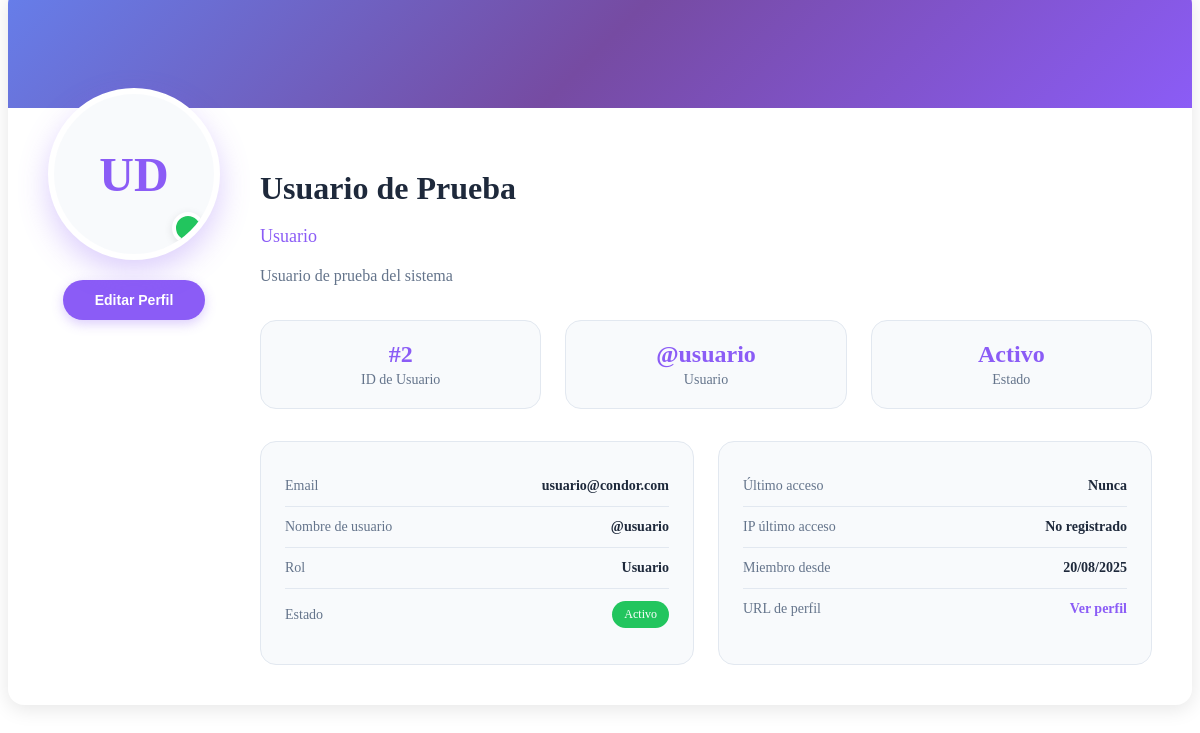
Screenshot of /condor/perfil-content.php?user_id=2 with the database file from the repository.
### tables this page shows
CREATE TABLE `usuarios` (
  `id` int(11) NOT NULL COMMENT 'ID único del usuario',
  `us_nombre` varchar(100) NOT NULL COMMENT 'Nombre del usuario',
  `us_apellido` varchar(100) NOT NULL COMMENT 'Apellido del usuario',
  `us_username` varchar(50) NOT NULL COMMENT 'Nombre de usuario único',
  `us_password` varchar(255) NOT NULL COMMENT 'Contraseña hasheada',
  `us_email` varchar(100) NOT NULL COMMENT 'Email del usuario',
  `us_bio` text DEFAULT NULL COMMENT 'Biografía del usuario',
  `us_foto_perfil` varchar(255) DEFAULT NULL COMMENT 'URL de la foto de perfil',
  `us_fecha_nacimiento` date DEFAULT NULL COMMENT 'Fecha de nacimiento del usuario',
  `us_rol` enum('administrador','usuario') NOT NULL DEFAULT 'usuario' COMMENT 'Rol del usuario en el sistema',
  `us_fecha_registro` timestamp NULL DEFAULT current_timestamp() COMMENT 'Fecha de registro del usuario',
  `us_fecha_ultimo_acceso` timestamp NULL DEFAULT NULL COMMENT 'Timestamp del último acceso',
  `us_fecha_suspension` timestamp NULL DEFAULT NULL COMMENT 'Fecha de suspensión del usuario',
  `us_ultimo_ip` varchar(45) DEFAULT NULL COMMENT 'Última dirección IP del usuario',
  `us_url_perfil` varchar(255) DEFAULT NULL COMMENT 'URL personalizada del perfil',
  `us_visibilidad_perfil` enum('publico','privado','solo_seguidores') NOT NULL DEFAULT 'publico' COMMENT 'Visibilidad del perfil',
  `us_seguidores_count` int(11) DEFAULT 0 COMMENT 'Número de seguidores',
  `us_publicaciones_count` int(11) DEFAULT 0 COMMENT 'Número de publicaciones',
  `us_activo` tinyint(1) NOT NULL DEFAULT 1 COMMENT 'Estado activo/inactivo del usuario',
  `token_recuperacion` varchar(255) DEFAULT NULL COMMENT 'Token para recuperación de contraseña',
  `token_expiracion` timestamp NULL DEFAULT NULL COMMENT 'Expiración del token de recuperación',
  `fecha_actualizacion` timestamp NULL DEFAULT current_timestamp() ON UPDATE current_timestamp() COMMENT 'Fecha de última actualización'
);

### condor/perfil-content.php (the view, shortened to what this page needs)
<?php
$userId = $_POST['user_id'] ?? $_GET['user_id'] ?? $_SESSION['user_id'] ?? null;
try {
    $database = Database::getInstance();
    $pdo = $database->getConnection();
    $stmt = $pdo->prepare("
        SELECT id, us_username, us_email, us_rol, us_nombre, us_apellido,
               us_bio, us_foto_perfil, us_url_perfil, us_fecha_ultimo_acceso,
               us_ultimo_ip, us_activo, us_fecha_registro, fecha_actualizacion
        FROM usuarios
        WHERE id = :id
    ");
    $stmt->execute(['id' => $userId]);
    $userData = $stmt->fetch();
} catch (Exception $e) {
    echo '<div class="alert alert-danger">Error al cargar los datos del usuario.</div>';
    exit;
}
?>
<link rel="stylesheet" href="../css/estilos_perfil.css">
<link rel="stylesheet" href="../css/variables.css">
<div class="profile-container">
    <div class="profile-header"></div>
    <div class="profile-content">
        <div class="profile-image-section">
            <div class="profile-image">
                <?php if ($userData && $userData['us_foto_perfil']): ?>
                    <img src="<?php echo '../' . htmlspecialchars($userData['us_foto_perfil']); ?>"
                         alt="Foto de perfil"
                         style="width: 100%; height: 100%; object-fit: cover; border-radius: 50%;"
                         onerror="this.style.display='none'; this.nextElementSibling.style.display='flex';">
                    <div style="display: none;">
                        <?php echo strtoupper(substr($userData['us_nombre'] ?? '', 0, 1) . substr($userData['us_apellido'] ?? '', 0, 1)); ?>
                    </div>
                <?php else: ?>
                    <?php echo strtoupper(substr($userData['us_nombre'] ?? '', 0, 1) . substr($userData['us_apellido'] ?? '', 0, 1)); ?>
                <?php endif; ?>
                <div class="status-indicator <?php echo ($userData['us_activo'] ?? false) ? 'active' : 'inactive'; ?>"></div>
            </div>
            <button class="edit-btn" id="btnEditarPerfil">Editar Perfil</button>
        </div>
        <div class="profile-info">
            <h1 class="profile-name"><?php echo htmlspecialchars(($userData['us_nombre'] ?? '') . ' ' . ($userData['us_apellido'] ?? '')); ?></h1>
            <p class="profile-title"><?php echo ucfirst(htmlspecialchars($userData['us_rol'] ?? '')); ?></p>
            <p class="profile-bio">
                <?php echo ($userData['us_bio'] ?? '') ? htmlspecialchars($userData['us_bio']) : 'No hay biografía disponible.'; ?>
            </p>
            <div class="profile-stats">
                <div class="stat-item">
                    <div class="stat-number">#<?php echo $userData['id'] ?? 'N/A'; ?></div>
                    <div class="stat-label">ID de Usuario</div>
                </div>
                <div class="stat-item">
                    <div class="stat-number">@<?php echo htmlspecialchars($userData['us_username'] ?? ''); ?></div>
                    <div class="stat-label">Usuario</div>
                </div>
                <div class="stat-item">
                    <div class="stat-number"><?php echo ($userData['us_activo'] ?? false) ? 'Activo' : 'Inactivo'; ?></div>
                    <div class="stat-label">Estado</div>
                </div>
            </div>
            <div class="profile-details">
                <div class="detail-group">
                    <div class="detail-item">
                        <span class="detail-label">Email</span>
                        <span class="detail-value"><?php echo htmlspecialchars($userData['us_email'] ?? ''); ?></span>
                    </div>
                    <div class="detail-item">
                        <span class="detail-label">Nombre de usuario</span>
                        <span class="detail-value">@<?php echo htmlspecialchars($userData['us_username'] ?? ''); ?></span>
                    </div>
                    <div class="detail-item">
                        <span class="detail-label">Rol</span>
                        <span class="detail-value"><?php echo ucfirst(htmlspecialchars($userData['us_rol'] ?? '')); ?></span>
                    </div>
                    <div class="detail-item">
                        <span class="detail-label">Estado</span>
                        <span class="badge <?php echo ($userData['us_activo'] ?? false) ? 'active' : 'inactive'; ?>">
                            <?php echo ($userData['us_activo'] ?? false) ? 'Activo' : 'Inactivo'; ?>
                        </span>
                    </div>
                </div>
                <div class="detail-group">
                    <div class="detail-item">
                        <span class="detail-label">Último acceso</span>
                        <span class="detail-value">
                            <?php echo ($userData['us_fecha_ultimo_acceso'] ?? '') ? date('d/m/Y H:i', strtotime($userData['us_fecha_ultimo_acceso'])) : 'Nunca'; ?>
                        </span>
                    </div>
                    <div class="detail-item">
                        <span class="detail-label">IP último acceso</span>
                        <span class="detail-value"><?php echo $userData['us_ultimo_ip'] ?: 'No registrado'; ?></span>
                    </div>
                    <div class="detail-item">
                        <span class="detail-label">Miembro desde</span>
                        <span class="detail-value"><?php echo ($userData['us_fecha_registro'] ?? '') ? date('d/m/Y', strtotime($userData['us_fecha_registro'])) : 'N/A'; ?></span>
                    </div>
                    <?php if ($userData['us_url_perfil'] ?? ''): ?>
                    <div class="detail-item">
                        <span class="detail-label">URL de perfil</span>
                        <span class="detail-value">
                            <a href="<?php echo htmlspecialchars($userData['us_url_perfil']); ?>"
                               target="_blank" style="color: #8b5cf6; text-decoration: none;">
                                Ver perfil
                            </a>
                        </span>
                    </div>
                    <?php endif; ?>
                </div>
            </div>
        </div>
    </div>
</div>

### condor/css/estilos_perfil.css (style rules this page uses)
.profile-container { background: #ffffff; border-radius: 16px; box-shadow: 0 4px 20px rgba(0, 0, 0, 0.1); overflow: hidden; margin: -20px 0; }
.profile-header { background: var(--gradiente-violeta); height: 120px; position: relative; }
.profile-content { display: flex; padding: 40px; gap: 40px; position: relative; margin-top: -60px; }
.profile-image-section { flex-shrink: 0; display: flex; flex-direction: column; align-items: center; z-index: 2; }
.profile-image { width: 160px; height: 160px; border-radius: 50%; border: 6px solid #ffffff; box-shadow: 0 12px 30px rgba(139, 92, 246, 0.3); object-fit: cover; background: #f8fafc; display: flex; align-items: center; justify-content: center; font-size: 48px; color: #8b5cf6; font-weight: 600; position: relative; overflow: hidden; transition: transform 0.3s ease; }
.status-indicator { position: absolute; bottom: 10px; right: 10px; width: 24px; height: 24px; background: #22c55e; border: 4px solid #ffffff; border-radius: 50%; box-shadow: 0 2px 8px rgba(0, 0, 0, 0.1); }
.edit-btn { margin-top: 20px; padding: 0.75rem 2rem; background: #8b5cf6; color: #ffffff; border: none; border-radius:25px; font-size: 14px; font-weight: 600; cursor: pointer; transition: all 0.3s ease; box-shadow: 0 4px 12px rgba(139, 92, 246, 0.3); }
.profile-info { flex: 1; padding-top: 60px; }
.profile-name { font-size: 32px; font-weight: 700; color: #1e293b; margin-bottom: 8px; line-height: 1.2; }
.profile-title { font-size: 18px; color: #8b5cf6; font-weight: 500; margin-bottom: 16px; }
.profile-bio { font-size: 16px; color: #64748b; line-height: 1.6; margin-bottom: 32px; }
.profile-stats { display: grid; grid-template-columns: repeat(auto-fit, minmax(140px, 1fr)); gap: 24px; margin-bottom: 32px; }
.stat-item { text-align: center; padding: 20px; background: #f8fafc; border-radius: 16px; border: 1px solid #e2e8f0; transition: all 0.3s ease; }
.stat-number { font-size: 24px; font-weight: 700; color: #8b5cf6; margin-bottom: 4px; }
.stat-label { font-size: 14px; color: #64748b; font-weight: 500; }
.profile-details { display: grid; grid-template-columns: repeat(auto-fit, minmax(250px, 1fr)); gap: 24px; }
.detail-group { background: #f8fafc; padding: 24px; border-radius: 16px; border: 1px solid #e2e8f0; }
.detail-item { display: flex; justify-content: space-between; align-items: center; padding: 12px 0; border-bottom: 1px solid #e2e8f0; }
.detail-item:last-child { border-bottom: none; }
.detail-label { font-size: 14px; color: #64748b; font-weight: 500; }
.detail-value { font-size: 14px; color: #1e293b; font-weight: 600; }
.badge { display: inline-block; padding: 6px 12px; border-radius: 20px; font-size: 12px; font-weight: 500; }
.badge.active { background: #22c55e; color: #ffffff; }
.status-indicator.active { background: #22c55e; }

### rows the page displays
usuarios: us_nombre+us_apellido "UD", us_nombre+us_apellido "Usuario de Prueba", us_rol "Usuario", us_bio "Usuario de prueba del sistema", id "2", us_username "usuario", us_email "usuario@condor.com", us_ultimo_ip "No registrado", us_fecha_registro "20/08/2025"
